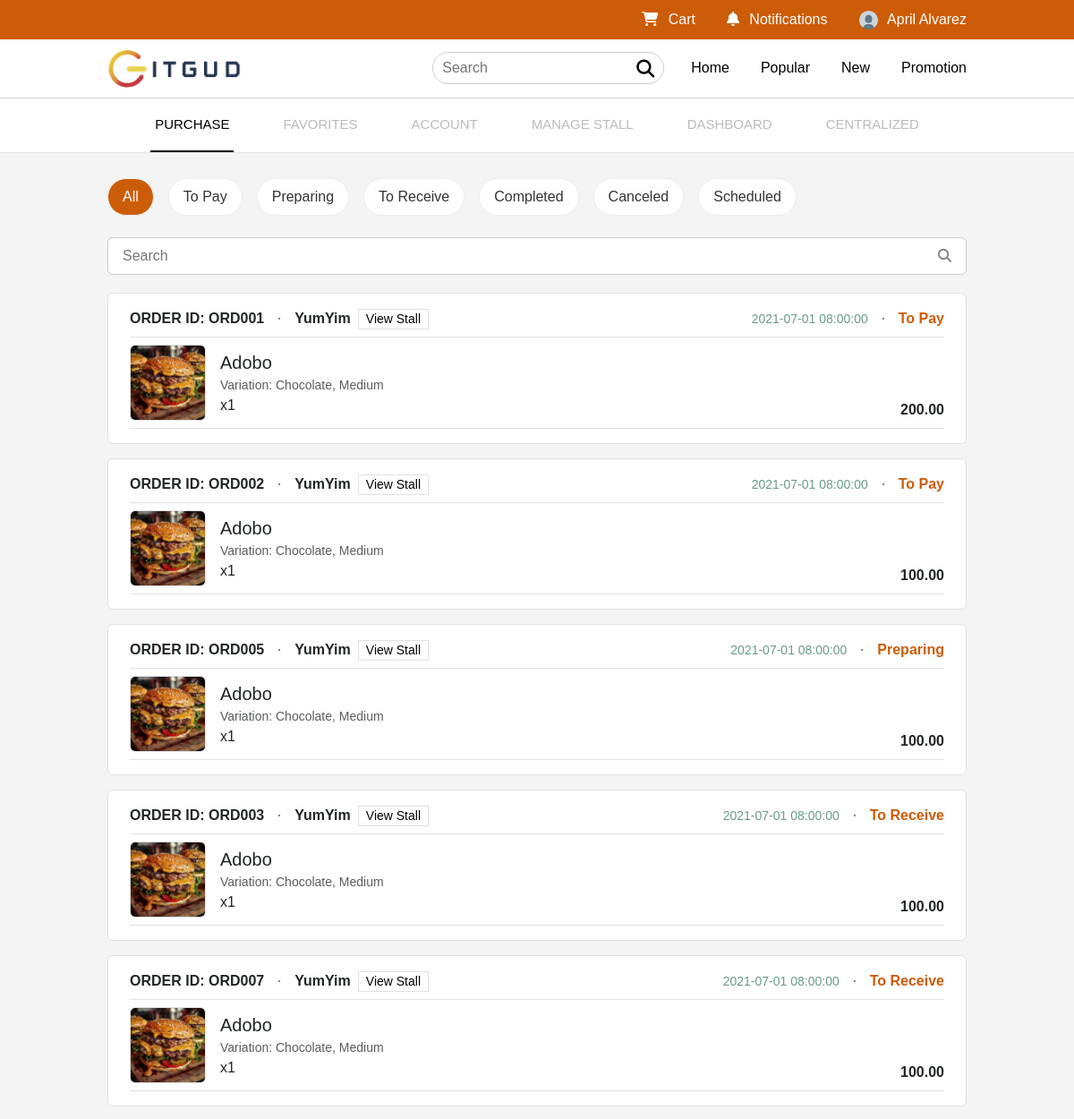
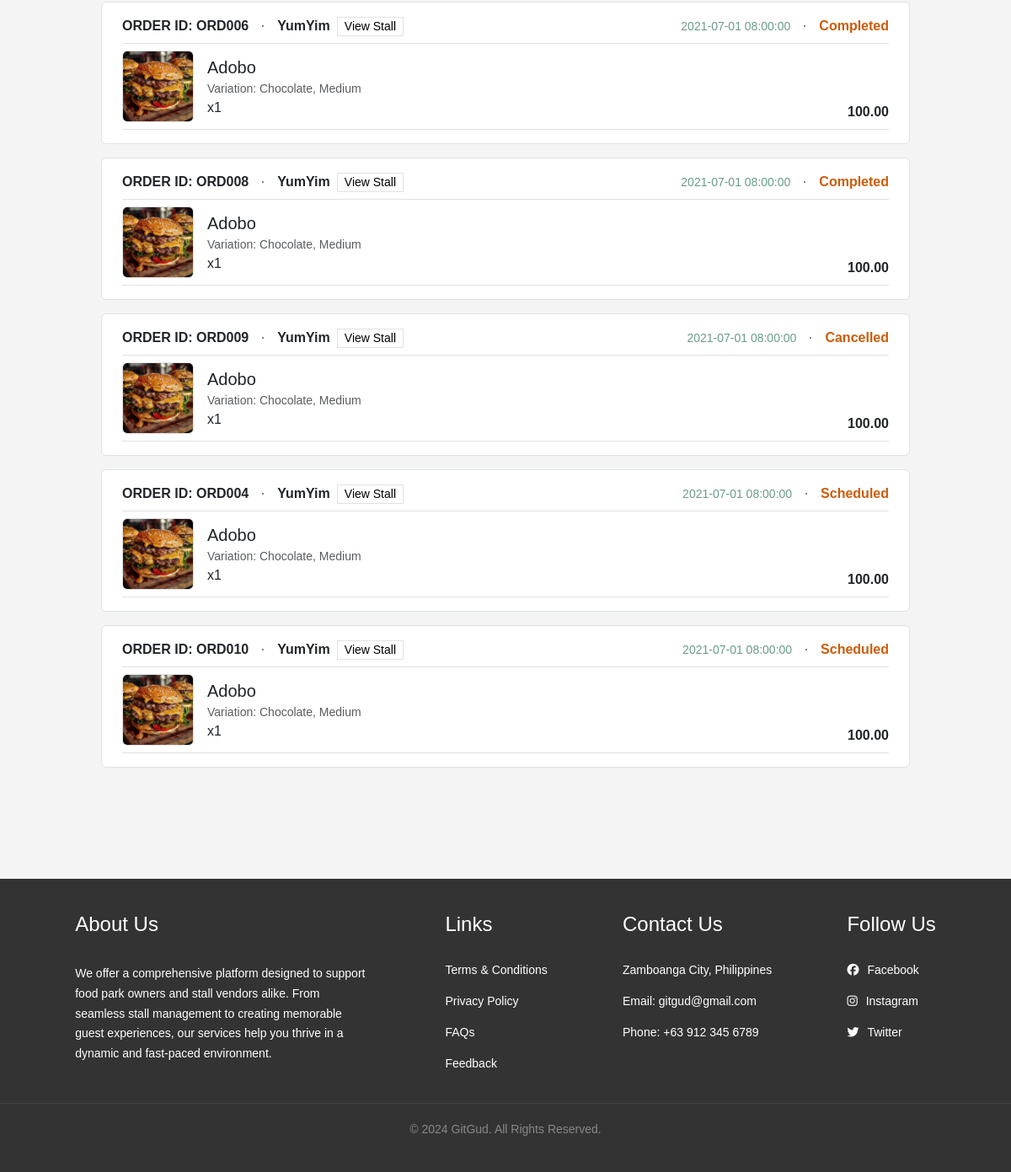
/purchase.php (signed in), run on the app's committed database (2 pictures, top to bottom).
### tables this page shows
CREATE TABLE users (
    id INT UNSIGNED AUTO_INCREMENT PRIMARY KEY,
    last_name VARCHAR(100) NOT NULL,
    first_name VARCHAR(100) NOT NULL,
    email VARCHAR(255) UNIQUE NOT NULL,
    sex VARCHAR(10) NOT NULL,
    phone VARCHAR(20) UNIQUE NOT NULL,
    password CHAR(255) NOT NULL,
    birth_date DATE NOT NULL,
    status ENUM('Active', 'Inactive') NOT NULL DEFAULT 'Active',
    role ENUM('Customer', 'Park Owner', 'Stall Owner', 'Admin') NOT NULL DEFAULT 'Customer',
    profile_img VARCHAR(255) DEFAULT 'assets/images/profile.jpg',
    user_session VARCHAR(255) UNIQUE,
    created_at TIMESTAMP DEFAULT CURRENT_TIMESTAMP,
    updated_at TIMESTAMP DEFAULT CURRENT_TIMESTAMP ON UPDATE CURRENT_TIMESTAMP
);

CREATE TABLE orders (
    id INT AUTO_INCREMENT PRIMARY KEY,
    user_id VARCHAR(255) NOT NULL,
    product_id INT UNSIGNED NOT NULL,
    order_id VARCHAR(50) NOT NULL,
    food_stall_name VARCHAR(100) NOT NULL,
    food_name VARCHAR(100) NOT NULL,
    variation VARCHAR(100),
    quantity INT NOT NULL,
    price DECIMAL(10, 2) NOT NULL,
    payment_method VARCHAR(50) NOT NULL,
    status ENUM ('Cart', 'ToPay', 'Preparing', 'ToReceive', 'Completed', 'Cancelled', 'Scheduled') NOT NULL DEFAULT 'Cart',
    order_date DATETIME NOT NULL
);

### classes/db.class.php (called while the page is built, shortened)
<?php
require_once 'db.php';
class User {
    protected $db;
    function __construct(){
        $this->db = new Database();
    }
    public function getUser($user_id){
        $sql = "SELECT * FROM users WHERE id = :id;";
        $query = $this->db->connect()->prepare($sql);
        $query->execute(array(
            ':id' => $user_id
        ));
        $user = $query->fetch();
        $name = $user['first_name'] . ' ' . $user['last_name'];
        $info = [
            'id' => $user['id'],
            'email' => $user['email'],
            'role' => $user['role'],
            'first_name' => $user['first_name'],
            'last_name' => $user['last_name'],
            'full_name' => $name,
            'phone' => $user['phone'],
            'birth_date' => $user['birth_date'],
            'sex' => $user['sex'],
            'profile_img' => $user['profile_img'],
            'user_session' => $user['user_session']
        ];
        return $info;
    }
    public function getOrders($user_id, $search = null) {
        try {
            $sql = "SELECT o.*, p.file_path, p.description as product_description
                    FROM orders o
                    LEFT JOIN products p ON o.product_id = p.id
                    WHERE o.user_id = :user_id";
            $params = [":user_id" => $user_id];
            $sql .= " ORDER BY o.food_stall_name ASC, o.order_date DESC";
            $stmt = $this->db->connect()->prepare($sql);
            $stmt->execute($params);
            $result = $stmt->fetchAll(PDO::FETCH_ASSOC);
            foreach ($result as &$order) {
                $order['price'] = number_format($order['price'], 2);
            }
            return $result;
        } catch (PDOException $e) {
            error_log("Error fetching orders: " . $e->getMessage());
            return [];
        }
    }
}

### classes/db.php (called while the page is built, shortened)
<?php
class Database {
    private $host = "localhost";
    private $db_name = "gitgud";
    private $username = "root";
    private $password = "";
    function connect() {
        try {
            $this->conn = new PDO("mysql:host=".$this->host.";dbname=".$this->db_name, $this->username, $this->password);
            return $this->conn;
        } catch (PDOException $e) {
            echo "Connection failed: " . $e->getMessage();
            return null;
        }
    }
}

### purchase.php (the view, shortened to what this page needs)
<?php
    include_once 'header.php';
    include_once 'links.php';
    include_once 'nav.php';
    $orders = $userObj->getOrders($_SESSION['user']['id']);
?>
<main>
    <div class="nav-container d-flex gap-3 my-2">
        <a href="#all" class="nav-link" data-target="all">All</a>
        <a href="#topay" class="nav-link" data-target="topay">To Pay</a>
        <a href="#preparing" class="nav-link" data-target="preparing">Preparing</a>
        <a href="#toreceive" class="nav-link" data-target="toreceive">To Receive</a>
        <a href="#completed" class="nav-link" data-target="completed">Completed</a>
        <a href="#canceled" class="nav-link" data-target="canceled">Canceled</a>
        <a href="#scheduled" class="nav-link" data-target="scheduled">Scheduled</a>
    </div>
    <form action="#" method="get" class="searchmenu rounded-2 mt-4 bg-white py-2 px-3">
        <input type="text" name="search" placeholder="Search" style="width: 100%;">
    </form>
    <div id="all" class="section-content">
        <?php
            $ordersByStatus = [
                'ToPay' => [],
                'Preparing' => [],
                'ToReceive' => [],
                'Completed' => [],
                'Cancelled' => [],
                'Scheduled' => []
            ];
            $statusDisplayNames = [
                'ToPay' => 'To Pay',
                'ToReceive' => 'To Receive'
            ];
            foreach ($orders as $order) {
                $status = $order['status'];
                if (isset($ordersByStatus[$status])) {
                    $ordersByStatus[$status][] = $order;
                }
            }
            foreach ($ordersByStatus as $status => $statusOrders) {
                if (!empty($statusOrders)) {
                    $displayStatus = isset($statusDisplayNames[$status]) ? $statusDisplayNames[$status] : $status;
                    foreach ($statusOrders as $order) {
                    ?>
                    <div class="border py-3 px-4 rounded-2 bg-white mb-3">
                        <div class="d-flex justify-content-between align-items-center border-bottom pb-2">
                            <div class="d-flex gap-3 align-items-center">
                                <span class="fw-bold">ORDER ID: <?php echo htmlspecialchars($order['order_id']); ?></span>
                                <span class="dot text-muted"></span>
                                <div class="d-flex gap-2 align-items-center">
                                    <span class="fw-bold"><?php echo $order['food_stall_name']; ?></span>
                                    <button class="viewstall border bg-white small px-2" onclick="window.location.href='stall.php';">View Stall</button>
                                </div>
                            </div>
                            <div class="d-flex gap-3 align-items-center">
                                <span style="color: #6A9C89" class="small"><?php echo htmlspecialchars($order['order_date']); ?></span>
                                <span class="dot text-muted"></span>
                                <span class="fw-bold" style="color: #CD5C08"><?php echo htmlspecialchars($displayStatus); ?></span>
                            </div>
                        </div>
                        <div class="d-flex justify-content-between border-bottom py-2">
                            <div class="d-flex gap-3 align-items-center">
                                <img src="assets/images/food1.jpg" width="85px" height="85px" class="border rounded-2">
                                <div>
                                    <span class="fs-5"><?php echo htmlspecialchars($order['food_name']); ?></span><br>
                                    <span class="small text-muted">Variation: Chocolate, Medium</span><br>
                                    <span>x1</span>
                                </div>
                            </div>
                            <div class="d-flex flex-column justify-content-end">
                                <span class="fw-bold"><?php echo htmlspecialchars($order['price']); ?></span>
                            </div>
                        </div>
                    </div>
                    <?php
                    }
                }
            }
        ?>
    </div>
    <br><br><br><br>
</main>
<?php
    include_once './footer.php';
?>

### links.php (shortened to what this page needs)
<link href="https://cdn.jsdelivr.net/npm/bootstrap@5.3.3/dist/css/bootstrap.min.css" rel="stylesheet">
<link rel="stylesheet" href="https://cdnjs.cloudflare.com/ajax/libs/font-awesome/6.6.0/css/all.min.css" />
<link rel="stylesheet" href="assets/css/style.css?v=<?php echo time(); ?>">
<link rel="stylesheet" href="assets/css/media.css?v=<?php echo time(); ?>">

### header.php (shortened to what this page needs)
<?php
include_once 'links.php';
require_once __DIR__ . '/classes/db.class.php';
$user = null;
if (isset($_SESSION['user'])) {
    $user_id = $_SESSION['user']['id'];
    $userObj = new User();
    $user = $userObj->getUser($user_id);
}
?>
<nav>
    <div class="top position-relative">
        <ul>
            <?php if ($user): ?>
                <li><a href="cart.php"><i class="fa-solid fa-cart-shopping"></i> Cart</a></li>
                <li><a href="notification.php"><i class="fa-solid fa-bell"></i> Notifications</a></li>
                <li>
                    <div class="dropdown">
                        <a href="javascript:void(0)" onclick="toggleDropdown()">
                            <img src="<?php echo $user['profile_img'] ?? 'assets/images/profile.jpg'; ?>" alt="Profile Image">
                            <span><?php echo $user['full_name']; ?></span>
                        </a>
                    </div>
                </li>
            <?php else: ?>
                <li><a href="signin.php">Sign In</a></li>
                <span style="color:white;">|</span>
                <li><a href="signup.php">Sign Up</a></li>
            <?php endif; ?>
        </ul>
    </div>
    <div class="bottom">
        <a href="index.php">
            <img src="assets/images/logo.png" alt="">
        </a>
        <div>
            <form action="#" method="get">
                <input type="text" name="search" placeholder="Search">
                <button type="submit"><i class="fas fa-search fa-lg"></i></button>
            </form>
            <ul class="headnav">
                <li><a href="park.php">Home</a></li>
                <li><a href="popular.php">Popular</a></li>
                <li><a href="new.php">New</a></li>
                <li><a href="promotion.php">Promotion</a></li>
            </ul>
        </div>
    </div>
</nav>

### nav.php (shortened to what this page needs)
<?php
    include_once 'links.php';
    require_once __DIR__ . '/classes/db.class.php';
    $userObj = new User();
    $user = $userObj->getUser($_SESSION['user']['id']);
    $current_page = basename($_SERVER['PHP_SELF']);
?>
<nav class="indicator border-bottom">
    <?php
        switch ($user['role']) {
            case 'Park Owner':
                echo '<a href="purchase.php" class="' . ($current_page == "purchase.php" ? "active" : "") . '">PURCHASE</a>';
                echo '<a href="favorites.php" class="' . ($current_page == "favorites.php" ? "active" : "") . '">FAVORITES</a>';
                echo '<a href="account.php" class="' . ($current_page == "account.php" ? "active" : "") . '">ACCOUNT</a>';
                echo '<a href="managestall.php" class="' . ($current_page == "managestall.php" ? "active" : "") . '">MANAGE STALL</a>';
                echo '<a href="dashboard.php" class="' . ($current_page == "dashboard.php" ? "active" : "") . '">DASHBOARD</a>';
                echo '<a href="centralized.php" class="' . ($current_page == "centralized.php" ? "active" : "") . '">CENTRALIZED</a>';
                break;
        }
    ?>
</nav>

### footer.php
<?php
    include_once 'links.php';
?>
<div class="footer">
    <div class="footer-top">
        <div class="footer-about">
            <h4>About Us</h4><br>
            <p>We offer a comprehensive platform designed to support food park owners and stall vendors alike. From seamless stall management to creating memorable guest experiences, our services help you thrive in a dynamic and fast-paced environment.</p>
        </div>
        <div>
            <h4>Links</h4><br>
            <p><a href="">Terms & Conditions</a></p>
            <p><a href="">Privacy Policy</a></p>
            <p><a href="">FAQs</a></p>
            <p><a href="">Feedback</a></p>
        </div>
        <div>
            <h4>Contact Us</h4><br>
            <p>Zamboanga City, Philippines</p>
            <p>Email: gitgud@gmail.com</p>
            <p>Phone: +63 912 345 6789</p>
        </div>
        <div>
            <h4>Follow Us</h4><br>
            <p><a href=""><i class="fab fa-facebook"></i>Facebook</a></p>
            <p><a href=""><i class="fab fa-instagram"></i>Instagram</a></p>
            <p><a href=""><i class="fab fa-twitter"></i>Twitter</a></p>
        </div>
    </div>
    <div class="footer-bottom">
        <p>&copy; 2024 GitGud. All Rights Reserved.</p>
    </div>
</div>

### assets/css/style.css (style rules this page uses)
* { margin: 0; padding: 0; font-family: Arial, Helvetica, sans-serif; box-sizing: border-box; }
main { background-color: #f4f4f4; }
nav ul { list-style: none; display: flex; justify-content: flex-end; gap: 35px; margin: 0; padding: 0; }
nav ul li a { text-decoration: none; }
.top ul li a { color: white; }
.bottom ul li a { color: black; }
.top, .bottom { padding: 10px 120px; }
.top { background-color: #CD5C08; }
.bottom { background-color: white; border-bottom: 1px #D3D3D3 solid; display: flex; justify-content: space-between; }
.bottom img { width: 150px; }
.bottom form, .first div form { display: flex; border-radius: 50px; padding: 5px 10px; border: rgb(207, 203, 203) 1px solid; }
.bottom form input, .first div form input { border: 0; outline: none; }
.bottom form button, .first div form button { background-color: #fff; border: none; margin-left: 10px; }
.bottom div { display: flex; gap: 30px; align-items: center; }
.top a i, .top a img { margin-right: 7px; }
.dropdown { position: relative; display: inline-block; }
.dropdown a img { width: 21px; height: 21px; border-radius: 50%; }
.footer { background-color: #333; color: #fff; padding: 40px 0; font-size: 14px; }
.footer-top { display: flex; justify-content: space-evenly; }
.footer-about { width: 350px; line-height: 1.7; }
.footer-top div p a { text-decoration: none; color: #fff; }
.footer-top div p a i { margin-right: 10px; }
.footer-bottom { text-align: center; margin-top: 20px; padding-top: 20px; border-top: 1px solid #444; color: #888; }
.footer-bottom p { margin: 0; }
.dot { display: inline-block; width: 2px; height: 2px; background-color: currentColor; border-radius: 50%; }
.searchmenu { display: flex; border-radius: 50px; padding: 5px 10px; border: #ccc 1px solid; align-items: center; }
.searchmenu input { border: 0; outline: none; width: 170px; }
.nav-container .nav-link { text-decoration: none; color: #333; padding: 8px 16px; border: 1px solid #eee; border-radius: 50px; background-color: #fff; transition: background-color 0.3s, color 0.3s; }
.nav-container .nav-link.active, .nav-container .nav-link.active:hover { background-color: #CD5C08; color: #fff; }
.section-content { display: none; margin-top: 20px; }
.section-content.active { display: block; }

### nav.php (style rules this page uses)
.indicator { display: flex; justify-content: center; gap: 50px; padding: 0 120px; }
.indicator a { color: #bbbbbb; padding: 18px 5px; font-size: 15px; text-decoration: none; }
.indicator a.active { color: black; border-bottom: 2px black solid; }

### purchase.php (style rules this page uses)
main { padding: 20px 120px; }

### data on the page
users: profile_img (placeholder picture)
orders: order "ORD001", food_stall_name "YumYim", order_date "2021-07-01 08:00:00", displayStatus "To Pay", food_name "Adobo", price "200.00"
orders: order "ORD002", food_stall_name "YumYim", order_date "2021-07-01 08:00:00", displayStatus "To Pay", food_name "Adobo", price "100.00"
orders: order "ORD005", food_stall_name "YumYim", order_date "2021-07-01 08:00:00", displayStatus "Preparing", food_name "Adobo", price "100.00"
orders: order "ORD003", food_stall_name "YumYim", order_date "2021-07-01 08:00:00", displayStatus "To Receive", food_name "Adobo", price "100.00"
orders: order "ORD007", food_stall_name "YumYim", order_date "2021-07-01 08:00:00", displayStatus "To Receive", food_name "Adobo", price "100.00"
orders: order "ORD006", food_stall_name "YumYim", order_date "2021-07-01 08:00:00", displayStatus "Completed", food_name "Adobo", price "100.00"
orders: order "ORD008", food_stall_name "YumYim", order_date "2021-07-01 08:00:00", displayStatus "Completed", food_name "Adobo", price "100.00"
orders: order "ORD009", food_stall_name "YumYim", order_date "2021-07-01 08:00:00", displayStatus "Cancelled", food_name "Adobo", price "100.00"
orders: order "ORD004", food_stall_name "YumYim", order_date "2021-07-01 08:00:00", food_name "Adobo", price "100.00"
orders: status "Scheduled", order "ORD010", food_stall_name "YumYim", order_date "2021-07-01 08:00:00", food_name "Adobo", price "100.00"

### other printed values
$user['full_name'] "April Alvarez"
